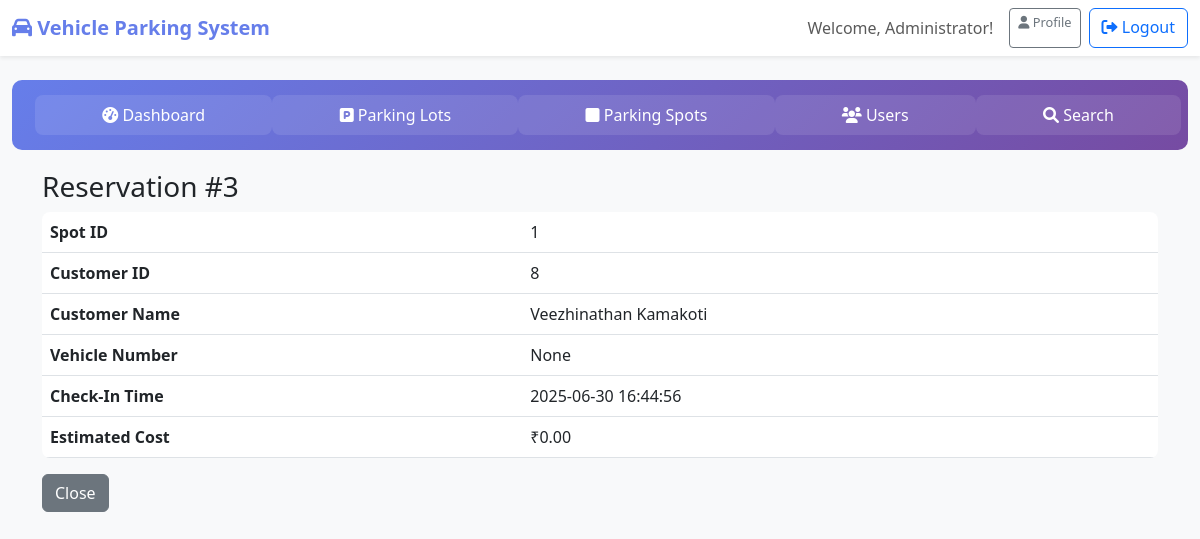
Screenshot of /admin/spots/1/details (signed in) with the database file from the repository.
### tables this page shows
CREATE TABLE reservations (
            id INTEGER PRIMARY KEY AUTOINCREMENT,
            user_id INTEGER NOT NULL,
            spot_id INTEGER NOT NULL,
            lot_id INTEGER NOT NULL,
            vehicle_number TEXT,
            check_in_time TIMESTAMP,
            check_out_time TIMESTAMP,
            total_cost REAL DEFAULT 0,
            status TEXT DEFAULT 'active',
            FOREIGN KEY (user_id) REFERENCES users (id),
            FOREIGN KEY (spot_id) REFERENCES parking_spots (id),
            FOREIGN KEY (lot_id) REFERENCES parking_lots (id)
        );

CREATE TABLE users (
            id INTEGER PRIMARY KEY AUTOINCREMENT,
            full_name TEXT NOT NULL,
            username TEXT UNIQUE NOT NULL,
            email TEXT UNIQUE NOT NULL,
            password TEXT NOT NULL,
            address TEXT NOT NULL,
            pin_code TEXT NOT NULL,
            role TEXT DEFAULT 'user',
            created_at TIMESTAMP DEFAULT CURRENT_TIMESTAMP
        );

### app.py (the view)
@app.route('/admin/spots/<int:spot_id>/details')
@admin_required
def occupied_details(spot_id):
    db = get_db_connection()
    details = db.execute('''
        SELECT r.id AS reservation_id, r.user_id, u.full_name, r.vehicle_number,
               r.check_in_time, r.check_out_time, r.total_cost, r.spot_id
        FROM reservations r
        JOIN users u ON r.user_id=u.id
        WHERE r.spot_id=? AND r.status='active'
    ''', (spot_id,)).fetchone()
    db.close()
    if not details:
        flash('No active reservation for this spot', 'error')
        return redirect(url_for('view_delete_spot', lot_id=0, spot_id=spot_id))
    return render_template('admin_occupied_details.html', d=dict(details))

### app.py (called while the page is built)
def admin_required(f):
    @wraps(f)
    def decorated_function(*args, **kwargs):
        if 'user_id' not in session or session.get('role') != 'admin':
            flash('Access denied. Admins only.', 'error')
            return redirect(url_for('login'))
        return f(*args, **kwargs)
    return decorated_function

def get_db_connection():
    conn = sqlite3.connect(DATABASE)
    conn.row_factory = sqlite3.Row
    return conn

### templates/admin_occupied_details.html (shortened to what this page needs)
{% extends "base.html" %}
{% block content %}
<div class="container">
  <h3>Reservation #{{ d.reservation_id }}</h3>
  <table class="table">
    <tr><th>Spot ID</th><td>{{ d.spot_id }}</td></tr>
    <tr><th>Customer ID</th><td>{{ d.user_id }}</td></tr>
    <tr><th>Customer Name</th><td>{{ d.full_name }}</td></tr>
    <tr><th>Vehicle Number</th><td>{{ d.vehicle_number }}</td></tr>
    <tr><th>Check-In Time</th><td>{{ d.check_in_time[:19] }}</td></tr>
    <tr><th>Estimated Cost</th><td>₹{{ "%.2f"|format(d.total_cost) }}</td></tr>
  </table>
  <a href="{{ url_for('view_delete_spot', lot_id=0, spot_id=d.spot_id) }}" class="btn btn-secondary">
    Close
  </a>
</div>
{% endblock %}

### templates/base.html (style rules this page uses)
body { background-color: #f8f9fa; }
.table { border-radius: 8px; overflow: hidden; }

### rows the page displays
reservations: reservation_id "3", spot_id "1", user_id "8", check_in_time "2025-06-30 16:44:56", total_cost "0.00"
users: full_name "Veezhinathan Kamakoti"

### other values shown
{{ session.full_name }} "Administrator"
{{ d.vehicle_number }} "None"
